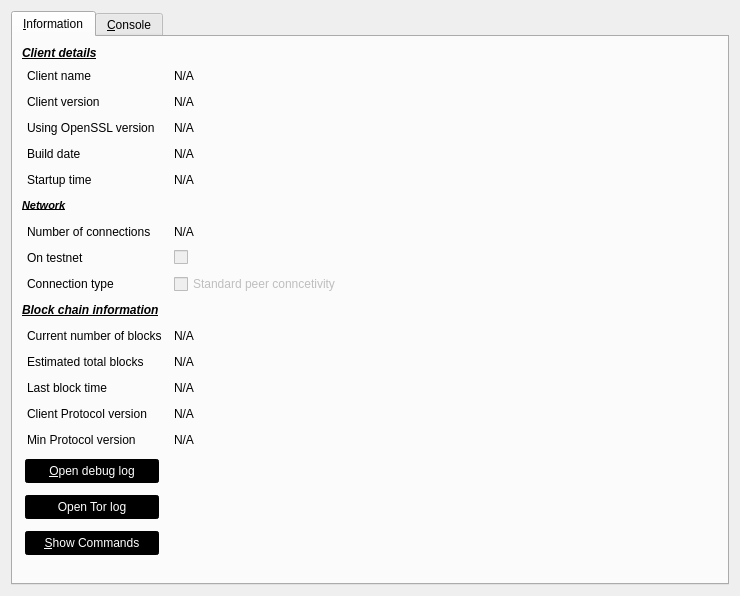
<?xml version="1.0" encoding="UTF-8"?>
<ui version="4.0">
 <class>RPCConsole</class>
 <widget class="QDialog" name="RPCConsole">
  <property name="geometry">
   <rect>
    <x>0</x>
    <y>0</y>
    <width>740</width>
    <height>596</height>
   </rect>
  </property>
  <property name="windowTitle">
   <string>BDTCoin - Debug window</string>
  </property>
  <property name="styleSheet">
   <string notr="true">QPushButton, QToolButton {
        border: 2px solid #000000;
        border-radius: 3px;
        background-color: #000000;
        color: white;
        padding: 3px;
        margin: 3px;
}

QPushButton:checked, QToolButton:checked {
        color: #AEC6CF;
}

QPushButton:pressed, QToolButton:pressed {
        border-color: #AEC6CF;
        color: #AEC6CF;
}

QPushButton:disabled, QToolButton:disabled {
        color: #444;
        background-color: #222222;
}</string>
  </property>
  <layout class="QVBoxLayout" name="verticalLayout_2">
   <item>
    <widget class="QTabWidget" name="tabWidget">
     <property name="currentIndex">
      <number>0</number>
     </property>
     <widget class="QWidget" name="tab_info">
      <attribute name="title">
       <string>&amp;Information</string>
      </attribute>
      <layout class="QGridLayout" name="gridLayout" columnstretch="0,0,0,0,0">
       <property name="horizontalSpacing">
        <number>12</number>
       </property>
       <item row="15" column="3">
        <spacer name="horizontalSpacer_15">
         <property name="orientation">
          <enum>Qt::Horizontal</enum>
         </property>
         <property name="sizeHint" stdset="0">
          <size>
           <width>40</width>
           <height>20</height>
          </size>
         </property>
        </spacer>
       </item>
       <item row="18" column="0">
        <widget class="QPushButton" name="openTorLogfileButton">
         <property name="text">
          <string>Open Tor log</string>
         </property>
        </widget>
       </item>
       <item row="20" column="0">
        <widget class="QPushButton" name="showCLOptionsButton">
         <property name="toolTip">
          <string>Show the BDTCoin-Qt help message to get a list with possible BDTCoin command-line options.</string>
         </property>
         <property name="text">
          <string>&amp;Show Commands</string>
         </property>
         <property name="autoDefault">
          <bool>false</bool>
         </property>
        </widget>
       </item>
       <item row="15" column="0">
        <widget class="QLabel" name="label_15">
         <property name="text">
          <string>Min Protocol version</string>
         </property>
         <property name="indent">
          <number>5</number>
         </property>
        </widget>
       </item>
       <item row="6" column="0">
        <widget class="QLabel" name="label_11">
         <property name="font">
          <font>
           <pointsize>8</pointsize>
           <weight>50</weight>
           <bold>false</bold>
          </font>
         </property>
         <property name="text">
          <string>&lt;html&gt;&lt;head/&gt;&lt;body&gt;&lt;p&gt;&lt;span style=&quot; font-weight:600; font-style:italic; text-decoration: underline;&quot;&gt;Network&lt;/span&gt;&lt;/p&gt;&lt;/body&gt;&lt;/html&gt;</string>
         </property>
        </widget>
       </item>
       <item row="21" column="0">
        <spacer name="verticalSpacer">
         <property name="orientation">
          <enum>Qt::Vertical</enum>
         </property>
         <property name="sizeHint" stdset="0">
          <size>
           <width>20</width>
           <height>40</height>
          </size>
         </property>
        </spacer>
       </item>
       <item row="1" column="0">
        <widget class="QLabel" name="label_5">
         <property name="text">
          <string>Client name</string>
         </property>
         <property name="margin">
          <number>0</number>
         </property>
         <property name="indent">
          <number>5</number>
         </property>
        </widget>
       </item>
       <item row="13" column="0">
        <widget class="QLabel" name="label_2">
         <property name="text">
          <string>Last block time</string>
         </property>
         <property name="indent">
          <number>5</number>
         </property>
        </widget>
       </item>
       <item row="5" column="0">
        <widget class="QLabel" name="label_13">
         <property name="text">
          <string>Startup time</string>
         </property>
         <property name="indent">
          <number>5</number>
         </property>
        </widget>
       </item>
       <item row="10" column="0">
        <widget class="QLabel" name="label_10">
         <property name="font">
          <font>
           <weight>50</weight>
           <bold>false</bold>
          </font>
         </property>
         <property name="text">
          <string>&lt;html&gt;&lt;head/&gt;&lt;body&gt;&lt;p&gt;&lt;span style=&quot; font-weight:600; font-style:italic; text-decoration: underline;&quot;&gt;Block chain information&lt;/span&gt;&lt;/p&gt;&lt;/body&gt;&lt;/html&gt;</string>
         </property>
        </widget>
       </item>
       <item row="14" column="2">
        <widget class="QLabel" name="protocol_version">
         <property name="text">
          <string>N/A</string>
         </property>
        </widget>
       </item>
       <item row="20" column="3">
        <spacer name="horizontalSpacer_18">
         <property name="orientation">
          <enum>Qt::Horizontal</enum>
         </property>
         <property name="sizeHint" stdset="0">
          <size>
           <width>40</width>
           <height>20</height>
          </size>
         </property>
        </spacer>
       </item>
       <item row="4" column="3">
        <spacer name="horizontalSpacer">
         <property name="orientation">
          <enum>Qt::Horizontal</enum>
         </property>
         <property name="sizeHint" stdset="0">
          <size>
           <width>40</width>
           <height>20</height>
          </size>
         </property>
        </spacer>
       </item>
       <item row="14" column="3">
        <spacer name="horizontalSpacer_17">
         <property name="orientation">
          <enum>Qt::Horizontal</enum>
         </property>
         <property name="sizeHint" stdset="0">
          <size>
           <width>40</width>
           <height>20</height>
          </size>
         </property>
        </spacer>
       </item>
       <item row="12" column="2">
        <widget class="QLabel" name="totalBlocks">
         <property name="cursor">
          <cursorShape>IBeamCursor</cursorShape>
         </property>
         <property name="text">
          <string>N/A</string>
         </property>
         <property name="textFormat">
          <enum>Qt::PlainText</enum>
         </property>
         <property name="textInteractionFlags">
          <set>Qt::LinksAccessibleByMouse|Qt::TextSelectableByKeyboard|Qt::TextSelectableByMouse</set>
         </property>
        </widget>
       </item>
       <item row="6" column="3">
        <spacer name="horizontalSpacer_6">
         <property name="orientation">
          <enum>Qt::Horizontal</enum>
         </property>
         <property name="sizeHint" stdset="0">
          <size>
           <width>40</width>
           <height>20</height>
          </size>
         </property>
        </spacer>
       </item>
       <item row="5" column="2">
        <widget class="QLabel" name="startupTime">
         <property name="cursor">
          <cursorShape>IBeamCursor</cursorShape>
         </property>
         <property name="text">
          <string>N/A</string>
         </property>
         <property name="textFormat">
          <enum>Qt::PlainText</enum>
         </property>
         <property name="textInteractionFlags">
          <set>Qt::LinksAccessibleByMouse|Qt::TextSelectableByKeyboard|Qt::TextSelectableByMouse</set>
         </property>
        </widget>
       </item>
       <item row="14" column="0">
        <widget class="QLabel" name="lbl_PROTOCOL_VERSION">
         <property name="text">
          <string>Client Protocol version</string>
         </property>
         <property name="indent">
          <number>5</number>
         </property>
        </widget>
       </item>
       <item row="3" column="0">
        <widget class="QLabel" name="label_14">
         <property name="text">
          <string>Using OpenSSL version</string>
         </property>
         <property name="indent">
          <number>5</number>
         </property>
        </widget>
       </item>
       <item row="9" column="0">
        <widget class="QLabel" name="label_18">
         <property name="text">
          <string>Connection type</string>
         </property>
         <property name="indent">
          <number>5</number>
         </property>
        </widget>
       </item>
       <item row="11" column="0">
        <widget class="QLabel" name="label_3">
         <property name="text">
          <string>Current number of blocks</string>
         </property>
         <property name="indent">
          <number>5</number>
         </property>
        </widget>
       </item>
       <item row="8" column="2">
        <widget class="QCheckBox" name="isTestNet">
         <property name="enabled">
          <bool>false</bool>
         </property>
         <property name="minimumSize">
          <size>
           <width>338</width>
           <height>0</height>
          </size>
         </property>
         <property name="text">
          <string/>
         </property>
        </widget>
       </item>
       <item row="11" column="2">
        <widget class="QLabel" name="numberOfBlocks">
         <property name="cursor">
          <cursorShape>IBeamCursor</cursorShape>
         </property>
         <property name="text">
          <string>N/A</string>
         </property>
         <property name="textFormat">
          <enum>Qt::PlainText</enum>
         </property>
         <property name="textInteractionFlags">
          <set>Qt::LinksAccessibleByMouse|Qt::TextSelectableByKeyboard|Qt::TextSelectableByMouse</set>
         </property>
        </widget>
       </item>
       <item row="7" column="2">
        <widget class="QLabel" name="numberOfConnections">
         <property name="cursor">
          <cursorShape>IBeamCursor</cursorShape>
         </property>
         <property name="text">
          <string>N/A</string>
         </property>
         <property name="textFormat">
          <enum>Qt::PlainText</enum>
         </property>
         <property name="textInteractionFlags">
          <set>Qt::LinksAccessibleByMouse|Qt::TextSelectableByKeyboard|Qt::TextSelectableByMouse</set>
         </property>
        </widget>
       </item>
       <item row="3" column="2">
        <widget class="QLabel" name="openSSLVersion">
         <property name="cursor">
          <cursorShape>IBeamCursor</cursorShape>
         </property>
         <property name="text">
          <string>N/A</string>
         </property>
         <property name="textFormat">
          <enum>Qt::PlainText</enum>
         </property>
         <property name="textInteractionFlags">
          <set>Qt::LinksAccessibleByMouse|Qt::TextSelectableByKeyboard|Qt::TextSelectableByMouse</set>
         </property>
        </widget>
       </item>
       <item row="11" column="3">
        <spacer name="horizontalSpacer_10">
         <property name="orientation">
          <enum>Qt::Horizontal</enum>
         </property>
         <property name="sizeHint" stdset="0">
          <size>
           <width>40</width>
           <height>20</height>
          </size>
         </property>
        </spacer>
       </item>
       <item row="8" column="3">
        <spacer name="horizontalSpacer_8">
         <property name="orientation">
          <enum>Qt::Horizontal</enum>
         </property>
         <property name="sizeHint" stdset="0">
          <size>
           <width>40</width>
           <height>20</height>
          </size>
         </property>
        </spacer>
       </item>
       <item row="9" column="3">
        <spacer name="horizontalSpacer_16">
         <property name="orientation">
          <enum>Qt::Horizontal</enum>
         </property>
         <property name="sizeHint" stdset="0">
          <size>
           <width>40</width>
           <height>20</height>
          </size>
         </property>
        </spacer>
       </item>
       <item row="3" column="3">
        <spacer name="horizontalSpacer_4">
         <property name="orientation">
          <enum>Qt::Horizontal</enum>
         </property>
         <property name="sizeHint" stdset="0">
          <size>
           <width>40</width>
           <height>20</height>
          </size>
         </property>
        </spacer>
       </item>
       <item row="8" column="0">
        <widget class="QLabel" name="label_8">
         <property name="text">
          <string>On testnet</string>
         </property>
         <property name="indent">
          <number>5</number>
         </property>
        </widget>
       </item>
       <item row="0" column="0">
        <widget class="QLabel" name="label_9">
         <property name="font">
          <font>
           <weight>50</weight>
           <bold>false</bold>
          </font>
         </property>
         <property name="text">
          <string>&lt;html&gt;&lt;head/&gt;&lt;body&gt;&lt;p&gt;&lt;span style=&quot; font-weight:600; font-style:italic; text-decoration: underline;&quot;&gt;Client details&lt;/span&gt;&lt;/p&gt;&lt;/body&gt;&lt;/html&gt;</string>
         </property>
        </widget>
       </item>
       <item row="1" column="2">
        <widget class="QLabel" name="clientName">
         <property name="cursor">
          <cursorShape>IBeamCursor</cursorShape>
         </property>
         <property name="text">
          <string>N/A</string>
         </property>
         <property name="textFormat">
          <enum>Qt::PlainText</enum>
         </property>
         <property name="textInteractionFlags">
          <set>Qt::LinksAccessibleByMouse|Qt::TextSelectableByKeyboard|Qt::TextSelectableByMouse</set>
         </property>
        </widget>
       </item>
       <item row="7" column="0">
        <widget class="QLabel" name="label_7">
         <property name="text">
          <string>Number of connections</string>
         </property>
         <property name="indent">
          <number>5</number>
         </property>
        </widget>
       </item>
       <item row="4" column="2">
        <widget class="QLabel" name="buildDate">
         <property name="cursor">
          <cursorShape>IBeamCursor</cursorShape>
         </property>
         <property name="text">
          <string>N/A</string>
         </property>
         <property name="textFormat">
          <enum>Qt::PlainText</enum>
         </property>
         <property name="textInteractionFlags">
          <set>Qt::LinksAccessibleByMouse|Qt::TextSelectableByKeyboard|Qt::TextSelectableByMouse</set>
         </property>
        </widget>
       </item>
       <item row="2" column="2">
        <widget class="QLabel" name="clientVersion">
         <property name="cursor">
          <cursorShape>IBeamCursor</cursorShape>
         </property>
         <property name="text">
          <string>N/A</string>
         </property>
         <property name="textFormat">
          <enum>Qt::PlainText</enum>
         </property>
         <property name="textInteractionFlags">
          <set>Qt::LinksAccessibleByMouse|Qt::TextSelectableByKeyboard|Qt::TextSelectableByMouse</set>
         </property>
        </widget>
       </item>
       <item row="12" column="0">
        <widget class="QLabel" name="label_4">
         <property name="text">
          <string>Estimated total blocks</string>
         </property>
         <property name="indent">
          <number>5</number>
         </property>
        </widget>
       </item>
       <item row="4" column="0">
        <widget class="QLabel" name="label_12">
         <property name="text">
          <string>Build date</string>
         </property>
         <property name="indent">
          <number>5</number>
         </property>
        </widget>
       </item>
       <item row="2" column="4" rowspan="2">
        <widget class="QLabel" name="labelTorLogo">
         <property name="enabled">
          <bool>false</bool>
         </property>
         <property name="maximumSize">
          <size>
           <width>50</width>
           <height>50</height>
          </size>
         </property>
         <property name="text">
          <string/>
         </property>
         <property name="pixmap">
          <pixmap resource="../bitcoin.qrc">:/images/tor_logo</pixmap>
         </property>
         <property name="scaledContents">
          <bool>true</bool>
         </property>
        </widget>
       </item>
       <item row="16" column="0">
        <spacer name="verticalSpacer_2">
         <property name="orientation">
          <enum>Qt::Vertical</enum>
         </property>
         <property name="sizeHint" stdset="0">
          <size>
           <width>20</width>
           <height>20</height>
          </size>
         </property>
        </spacer>
       </item>
       <item row="7" column="3">
        <spacer name="horizontalSpacer_7">
         <property name="orientation">
          <enum>Qt::Horizontal</enum>
         </property>
         <property name="sizeHint" stdset="0">
          <size>
           <width>40</width>
           <height>20</height>
          </size>
         </property>
        </spacer>
       </item>
       <item row="10" column="3">
        <spacer name="horizontalSpacer_9">
         <property name="orientation">
          <enum>Qt::Horizontal</enum>
         </property>
         <property name="sizeHint" stdset="0">
          <size>
           <width>40</width>
           <height>20</height>
          </size>
         </property>
        </spacer>
       </item>
       <item row="17" column="3">
        <spacer name="horizontalSpacer_13">
         <property name="orientation">
          <enum>Qt::Horizontal</enum>
         </property>
         <property name="sizeHint" stdset="0">
          <size>
           <width>40</width>
           <height>20</height>
          </size>
         </property>
        </spacer>
       </item>
       <item row="2" column="0">
        <widget class="QLabel" name="label_6">
         <property name="text">
          <string>Client version</string>
         </property>
         <property name="indent">
          <number>5</number>
         </property>
        </widget>
       </item>
       <item row="2" column="3">
        <spacer name="horizontalSpacer_3">
         <property name="orientation">
          <enum>Qt::Horizontal</enum>
         </property>
         <property name="sizeHint" stdset="0">
          <size>
           <width>40</width>
           <height>20</height>
          </size>
         </property>
        </spacer>
       </item>
       <item row="1" column="3">
        <spacer name="horizontalSpacer_2">
         <property name="orientation">
          <enum>Qt::Horizontal</enum>
         </property>
         <property name="sizeHint" stdset="0">
          <size>
           <width>40</width>
           <height>20</height>
          </size>
         </property>
        </spacer>
       </item>
       <item row="13" column="2">
        <widget class="QLabel" name="lastBlockTime">
         <property name="cursor">
          <cursorShape>IBeamCursor</cursorShape>
         </property>
         <property name="text">
          <string>N/A</string>
         </property>
         <property name="textFormat">
          <enum>Qt::PlainText</enum>
         </property>
         <property name="textInteractionFlags">
          <set>Qt::LinksAccessibleByMouse|Qt::TextSelectableByKeyboard|Qt::TextSelectableByMouse</set>
         </property>
        </widget>
       </item>
       <item row="17" column="0">
        <widget class="QPushButton" name="openDebugLogfileButton">
         <property name="toolTip">
          <string>Open the BDTCoin debug log file from the current data directory. This can take a few seconds for large log files.</string>
         </property>
         <property name="text">
          <string>&amp;Open debug log</string>
         </property>
         <property name="autoDefault">
          <bool>false</bool>
         </property>
        </widget>
       </item>
       <item row="13" column="3">
        <spacer name="horizontalSpacer_12">
         <property name="orientation">
          <enum>Qt::Horizontal</enum>
         </property>
         <property name="sizeHint" stdset="0">
          <size>
           <width>40</width>
           <height>20</height>
          </size>
         </property>
        </spacer>
       </item>
       <item row="12" column="3">
        <spacer name="horizontalSpacer_11">
         <property name="orientation">
          <enum>Qt::Horizontal</enum>
         </property>
         <property name="sizeHint" stdset="0">
          <size>
           <width>40</width>
           <height>20</height>
          </size>
         </property>
        </spacer>
       </item>
       <item row="18" column="3">
        <spacer name="horizontalSpacer_14">
         <property name="orientation">
          <enum>Qt::Horizontal</enum>
         </property>
         <property name="sizeHint" stdset="0">
          <size>
           <width>40</width>
           <height>20</height>
          </size>
         </property>
        </spacer>
       </item>
       <item row="9" column="2">
        <widget class="QCheckBox" name="isTorProxy">
         <property name="enabled">
          <bool>false</bool>
         </property>
         <property name="text">
          <string>Standard peer conncetivity</string>
         </property>
        </widget>
       </item>
       <item row="5" column="3">
        <spacer name="horizontalSpacer_5">
         <property name="orientation">
          <enum>Qt::Horizontal</enum>
         </property>
         <property name="sizeHint" stdset="0">
          <size>
           <width>40</width>
           <height>20</height>
          </size>
         </property>
        </spacer>
       </item>
       <item row="15" column="2">
        <widget class="QLabel" name="min_protocol_version">
         <property name="text">
          <string>N/A</string>
         </property>
        </widget>
       </item>
      </layout>
     </widget>
     <widget class="QWidget" name="tab_console">
      <attribute name="title">
       <string>&amp;Console</string>
      </attribute>
      <layout class="QVBoxLayout" name="verticalLayout_3">
       <property name="spacing">
        <number>3</number>
       </property>
       <item>
        <widget class="QTextEdit" name="messagesWidget">
         <property name="minimumSize">
          <size>
           <width>0</width>
           <height>100</height>
          </size>
         </property>
         <property name="readOnly">
          <bool>true</bool>
         </property>
         <property name="tabKeyNavigation" stdset="0">
          <bool>false</bool>
         </property>
         <property name="columnCount" stdset="0">
          <number>2</number>
         </property>
        </widget>
       </item>
       <item>
        <layout class="QHBoxLayout" name="horizontalLayout">
         <property name="spacing">
          <number>3</number>
         </property>
         <item>
          <widget class="QLabel" name="label">
           <property name="text">
            <string notr="true">&gt;</string>
           </property>
          </widget>
         </item>
         <item>
          <widget class="QLineEdit" name="lineEdit"/>
         </item>
         <item>
          <widget class="QPushButton" name="clearButton">
           <property name="maximumSize">
            <size>
             <width>24</width>
             <height>24</height>
            </size>
           </property>
           <property name="toolTip">
            <string>Clear console</string>
           </property>
           <property name="text">
            <string/>
           </property>
           <property name="icon">
            <iconset resource="../bitcoin.qrc">
             <normaloff>:/icons/remove</normaloff>:/icons/remove</iconset>
           </property>
           <property name="shortcut">
            <string notr="true">Ctrl+L</string>
           </property>
           <property name="autoDefault">
            <bool>false</bool>
           </property>
          </widget>
         </item>
        </layout>
       </item>
      </layout>
     </widget>
    </widget>
   </item>
  </layout>
 </widget>
 <resources>
  <include location="../bitcoin.qrc"/>
 </resources>
 <connections/>
</ui>
